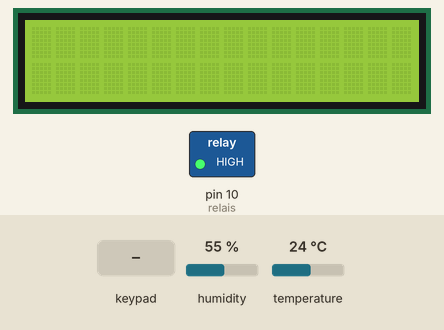
Simulated run of this sketch. Board: Arduino Uno, built with avr-gcc and run on an emulated ATmega328P. Parts: 16×2 character LCD, switched loads named in the sketch (green lamp = pin HIGH). The inputs (shaded band) are chosen by the test bench; at power-on: humidity 55 %, temperature 24 °C.

Above: at 1.2 s.
1.3 s: key 'A' pressed
At 2.5 s:
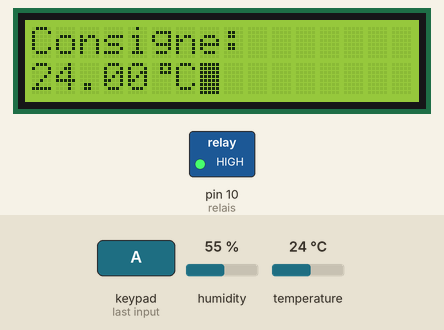
2.8 s: keypad keys 1 2 * pressed 0.4 s apart
At 4.8 s:
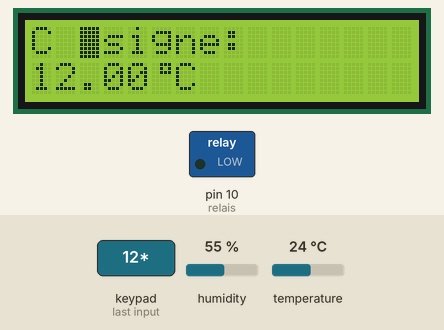
5.5 s: key 'B' pressed
At 6.4 s:
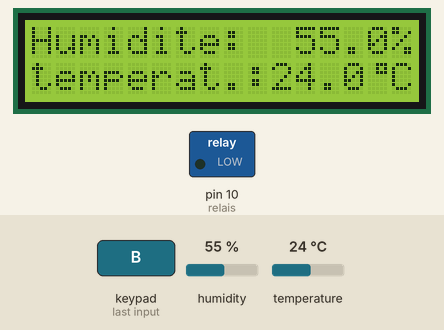
7.0 s: keypad keys 2 5 * pressed 0.4 s apart
At 8.1 s:
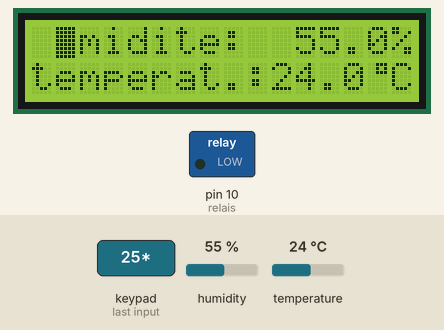
9.7 s: key '*' pressed
At 10.8 s:
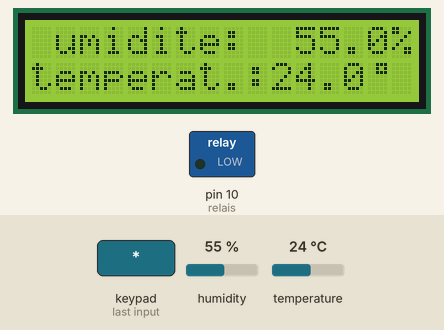
11.2 s: keypad keys 1 2 * pressed 0.4 s apart
At 12.5 s:
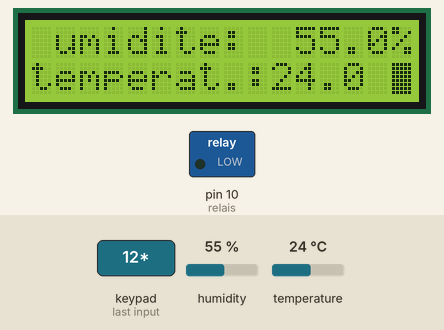
Timing chart, 0 to 14.2 s (numbered marks = the images above; inputs shaded):
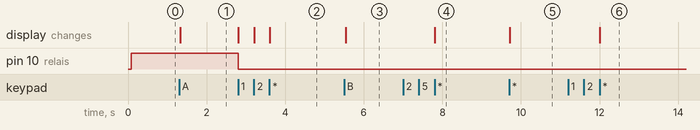

The sketch:

i2c_1602D.ino
```cpp
// EXEMPLE 1602 i2c SUR http://blog.f8asb.com/2014/03/01/mise-en-oeuvre-i2c-vers-lcd-carte-chinoise-sur-arduino/
// EXEMPLE clavier SUR http://www.mon-club-elec.fr/pmwiki_mon_club_elec/pmwiki.php?n=MAIN.ArduinoExpertLCDClavierAppuiTouche

/*
** Example Arduino sketch for SainSmart I2C LCD Screen 16x2
** based on https://bitbucket.org/celem/sainsmart-i2c-lcd/src/3adf8e0d2443/sainlcdtest.ino
** This example uses F Malpartida's NewLiquidCrystal library. Obtain from:
** https://bitbucket.org/fmalpartida/new-liquidcrystal
** NOTE: Tested on Arduino Uno whose I2C pins are A4==SDA, A5==SCL

*/
//***************************** Ecran 1602 i2c ************************************************
#include <Wire.h>
#include <LiquidCrystal_I2C.h>

#include <Wire.h>
#include <LCD.h>
#include <LiquidCrystal_I2C.h>


#define I2C_ADDR    0x27 // <<----- Add your address here.  Find it from I2C Scanner
#define BACKLIGHT_PIN     3
#define En_pin  2
#define Rw_pin  1
#define Rs_pin  0
#define D4_pin  4
#define D5_pin  5
#define D6_pin  6
#define D7_pin  7

LiquidCrystal_I2C  lcd(I2C_ADDR, En_pin, Rw_pin, Rs_pin, D4_pin, D5_pin, D6_pin, D7_pin);


//***************************** Caracteres spéciaux  ************************************************

byte myDegre[8] = {
  B00111,
  B00101,
  B00111,
  B00000,
  B00000,
  B00000,
  B00000,
  B00000
};

//**************************** Clavier ************************************************

#include <Keypad.h> // inclusion de la librairie pour clavier matriciel

//--- Constantes utilisées avec le clavier 4x4
const byte LIGNES = 4; // 4 lignes
const byte COLONNES = 4; //4 colonnes

int n = 1;

// clavier

const int C4 = 7; //declaration constante de broche
const int C3 = 6; //declaration constante de broche
const int C2 = 5; //declaration constante de broche
const int C1 = 4; //declaration constante de broche

const int L4 = 3; //declaration constante de broche
const int L3 = 2; //declaration constante de broche
const int L2 = 1; //declaration constante de broche
const int L1 = 0; //declaration constante de broche

//--- Définition des touches
char touches[LIGNES][COLONNES] = {
  {'1', '2', '3', 'A'},
  {'4', '5', '6', 'B'},
  {'7', '8', '9', 'C'},
  {'*', '0', '#', 'D'}
};


// tableaux de lignes et colonnes
byte BrochesLignes[LIGNES] = {L1, L2, L3, L4}; //connexions utilisées pour les broches de lignes du clavier
byte BrochesColonnes[COLONNES] = {C1, C2, C3, C4}; //connexions utilisées pour les broches de colonnes du clavier

char touche; // variable de stockage valeur touche appuyée

// création d'un objet keypad = initialisation clavier
Keypad clavier = Keypad( makeKeymap(touches), BrochesLignes, BrochesColonnes, LIGNES, COLONNES );
// les broches de lignes sont automatiquement configurées en ENTREE avec pullup interne activé
// les broches de colonnes sont automatiquement configurées en SORTIE


//*****************************DS18B20************************************************
/*#include <OneWire.h>
#include <DallasTemperature.h>

// On utilise la Pin #7 pour connecter le DS18B20
#define ONE_WIRE_BUS 10

// Initialisation de la librairie OneWire
OneWire oneWire(ONE_WIRE_BUS);

// Lien avec la librairie Dallas Temperature Control
DallasTemperature sensors(&oneWire);
DeviceAddress tempDeviceAddress;

const int  resolution = 12;

#include <Stdio.h>*/


//*****************************DTH22**************************************************

#include "DHT.h"

DHT dht;
//*****************************Thermostat**********************************************
int relais = 10 ;
float consigne = 24 ;

//********************************AUTRE ***********************************************
int ligne = 0;
int colonne = 0;
int saisie = 0;
int page =0 ;
int front ;  // memoire de front montant

//%%%%%%%%%%%%%%%%%%%%%%%%%%%%%%%%%%%%%%%%%%%%%%%%%%%%%%%%%%%%%%%%%%%%%%%%%%%%%%%%%%%%%%%%%%%%%%%%%%%%%%%%%%%%%%%%%%%%%%%%%%%%%%%%%%%%%%%%%%%%%%


void setup()
{

  //***************************** Ecran 1602 i2c *************************************

  lcd.begin (16, 2); //  <<----- Mon LCD est un 16x2

  // Switch on the backlight
  lcd.setBacklightPin(BACKLIGHT_PIN, POSITIVE);
  lcd.setBacklight(HIGH);

  lcd.home (); // go home -ramène le curseur à l'origine

  lcd.blink() ;


  //***************************** Caracteres spéciaux  *********************************

  lcd.createChar(0, myDegre); //apprend le caractère à l'écran LCD

  //*****************************DS18B20************************************************

  /*//Serial.println("Prise de temperature avec  DS18B20");

  // On initialise la librairie DTC
  sensors.begin();
  sensors.getAddress(tempDeviceAddress, 0);
  sensors.setResolution(tempDeviceAddress, resolution);
*/

//*****************************DTH22************************************************

dht.setup(8); // data pin 8


//*****************************Thermostat************************************************

pinMode(relais, OUTPUT);

}

//%%%%%%%%%%%%%%%%%%%%%%%%%%%%%%%%%%%%%%%%%%%%%%%%%%%%%%%%%%%%%%%%%%%%%%%%%%%%%%%%%%%%%%%%%%%%%%%%%%%%%%%%%%%%%%%%%%%%%%%%%%%%


void loop()
{
    //delay(dht.getMinimumSamplingPeriod());

    float humidity = dht.getHumidity();
    float temperature = dht.getTemperature();


  /* sensors.requestTemperatures(); // Envoi de la demande de température DS18B20
  float temp0 = (sensors.getTempCByIndex(0));
  int t0 = (temp0 - (int)temp0) * 100 ;
  //Serial.println(temp0); // Le 0 corresponant au premier esclave trouvé .*/

  if (consigne >= temperature )digitalWrite (relais,HIGH);
  else digitalWrite (relais,LOW);

  touche = clavier.getKey(); // lecture de la touche appuyée

  if (page==1){
    if (front==0)colonne=0;
    if ((touche == '0') || (touche == '1') || (touche == '2')|| (touche == '3')
      || (touche == '4')|| (touche == '5')|| (touche == '6')|| (touche == '7')
      || (touche == '8')|| (touche == '9')){ //  on a tapé un chiffre

        lcd.setCursor(colonne, 1);
        lcd.print(touche);
        colonne=colonne+1;
        front = 1;

    saisie = saisie*10+(int (touche)-48);
    consigne = saisie ;
   }
  }
  switch (touche){
case'*':
    {//on efface le dernier chiffre

      if (colonne > 0){
        colonne = colonne - 1;
      }
      else {
          ligne = !(ligne);
          colonne = 15;
        }

      lcd.setCursor(colonne, ligne);
      lcd.print(' ');
       break ;
    }


case '#' :

    lcd.clear(); // efface écran si appui # sinon  affiche touche
    saisie = 0;
    page=0;
    front =0 ;
     break ;

case 'A' :
{
    lcd.clear();
    lcd.setCursor(0, 0);
    lcd.print("Consigne:");
     lcd.setCursor(0, 1);
    lcd.print(consigne);
    lcd.write ((uint8_t) 0);//affiche le caractère de l'adresse 0
    lcd.print("C");
    page=1;
     break ;
  }


/*  case 'NO_KEY' ;
    lcd.print(touche);
    delay(100); // pause entre 2 appuis
  } */


 case 'B' :
  {
    lcd.clear();
    lcd.setCursor(0, 0);
    lcd.print("Humidite:  ");
    lcd.print(humidity, 1);
    lcd.print("%");

    lcd.setCursor(0, 1);
    lcd.print("temperat.:");
    lcd.print(temperature, 1);
    lcd.write ((uint8_t) 0);//affiche le caractère de l'adresse 0
    lcd.print("C");
    page=2;
    break ;
  }
}
}
// --- Fin programme ---

//000000000000000000000000000000000000000000000000000000000000000000000000000000000000000000

// --- Mémo instructions ---

// var_int = digitalRead(Pin); //lit état de la broche indiquée et renvoie valeur HIGH ou LOW
// digitalWrite(pin, value) ; // met la valeur HIGH ou LOW sur la broche indiquée
// digitalRead(pin) ; // lit l'état d'une broche numérique en entrée et renvoie la valeur HIGH ou LOW présente sur la broche
// --- Impulsions ---
// analogWrite(broche,largeur); // génère une impulsion PWM sur la broche de largeur 0 (0%) à 255 (100%)

// tone(broche, frequence, +/-duree); // produit son de fréquence indiquée sur la broche
// noTone(broche); // stoppe la production de son sur la broche
// à noter : une seule broche peut générer un son à la fois...

// --- mémo boucle --
//for (int i=0; i <= 10; i++); // boucle simple
//delay(300); // pause en millisecondes

// ----- memo LCD ---
// LiquidCrystal(rs, enable, d4, d5, d6, d7) ; // initialisation 4 bits
// lcd.begin(cols, rows); // initialisation nombre colonne/ligne
//
// lcd.clear(); // efface écran et met le curseur en haut à gauche
// lcd.home(); // repositionne le curseur en haut et à gauche SANS effacer écran
//
// lcd.setCursor(col, row) ; // positionne le curseur à l'endroit voulu (colonne, ligne) (1ère=0 !)
// lcd.print("texte") ; // affiche la chaîne texte
//
// lcd.cursor() ; // affiche la ligne de base du curseur
// lcd.noCursor() ; // cache le curseur
// lcd.blink() ; // fait clignoter le curseur
// lcd.noBlink() ;// stoppe le clignotement du curseur
// lcd.noDisplay() ; // éteint le LCD sans modifier affichage
// lcd.display() ; // rallume le LCD sans modif affichage
//
// lcd.scrollDisplayLeft(); // décale l'affichage d'une colonne vers la gauche
// lcd.scrollDisplayRight(); // décale l'affichage d'une colonne vers la droite
// lcd.autoscroll() ; // les nouveaux caractères poussent les caractères déjà affichés
// noAutoscroll(); // stoppe le mode autoscroll

//---------- Mémo Clavier - librairie Keypad ---------
// var=char getKey(); // renvoie la valeur de la touche
// touche = clavier.getKey(); // lecture de la touche appuyée
//
// //---------------- fonction pour tester l'utilisation de la RAM --------
// this function will return the number of bytes currently free in RAM
// written by David A. Mellis
// based on code by Rob Faludi http://www.faludi.com
// Source : http://www.arduino.cc/playground/Code/AvailableMemory
//
/*int ramDispo() {
  int size = 2048; // Use 2048 with ATmega328, 8192 avec 2560
  byte *buf;

  while ((buf = (byte *) malloc(--size)) == NULL);

  free(buf);
  return size; // renvoie la taille de la RAM disponible
}
*/
//
//
//
```

Measured:
- after the input at 1.3 s, the display: changes at once (image 1)
- after the input at 2.8 s, pin 10 (relais): HIGH → LOW at once; the display: first changes at once (image 2 shows a later state)
- after the input at 5.5 s, the display: changes at once (image 3)
- after the input at 7.0 s, the display: changes after 0.81 s (image 4)
- after the input at 9.7 s, the display: changes at once (image 5)
- after the input at 11.2 s, the display: changes after 0.81 s (image 6)
